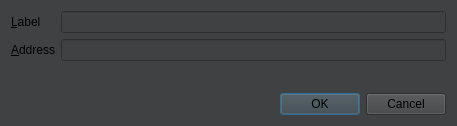
<?xml version="1.0" encoding="UTF-8"?>
<ui version="4.0">
 <class>EditAddressDialog</class>
 <widget class="QDialog" name="EditAddressDialog">
  <property name="geometry">
   <rect>
    <x>0</x>
    <y>0</y>
    <width>457</width>
    <height>126</height>
   </rect>
  </property>
  <property name="windowTitle">
   <string>Edit Address</string>
  </property>
  <property name="styleSheet">
   <string notr="true">background-color: rgb(64, 65, 66);</string>
  </property>
  <layout class="QVBoxLayout" name="verticalLayout">
   <item>
    <layout class="QFormLayout" name="formLayout">
     <property name="fieldGrowthPolicy">
      <enum>QFormLayout::AllNonFixedFieldsGrow</enum>
     </property>
     <item row="0" column="0">
      <widget class="QLabel" name="label">
       <property name="text">
        <string>&amp;Label</string>
       </property>
       <property name="buddy">
        <cstring>labelEdit</cstring>
       </property>
      </widget>
     </item>
     <item row="0" column="1">
      <widget class="QLineEdit" name="labelEdit">
       <property name="toolTip">
        <string>The label associated with this address list entry</string>
       </property>
      </widget>
     </item>
     <item row="1" column="0">
      <widget class="QLabel" name="label_2">
       <property name="text">
        <string>&amp;Address</string>
       </property>
       <property name="buddy">
        <cstring>addressEdit</cstring>
       </property>
      </widget>
     </item>
     <item row="1" column="1">
      <widget class="QValidatedLineEdit" name="addressEdit">
       <property name="toolTip">
        <string>The address associated with this address list entry. This can only be modified for sending addresses.</string>
       </property>
      </widget>
     </item>
    </layout>
   </item>
   <item>
    <widget class="QDialogButtonBox" name="buttonBox">
     <property name="orientation">
      <enum>Qt::Horizontal</enum>
     </property>
     <property name="standardButtons">
      <set>QDialogButtonBox::Cancel|QDialogButtonBox::Ok</set>
     </property>
    </widget>
   </item>
  </layout>
 </widget>
 <customwidgets>
  <customwidget>
   <class>QValidatedLineEdit</class>
   <extends>QLineEdit</extends>
   <header>qvalidatedlineedit.h</header>
  </customwidget>
 </customwidgets>
 <resources/>
 <connections>
  <connection>
   <sender>buttonBox</sender>
   <signal>accepted()</signal>
   <receiver>EditAddressDialog</receiver>
   <slot>accept()</slot>
   <hints>
    <hint type="sourcelabel">
     <x>20</x>
     <y>20</y>
    </hint>
    <hint type="destinationlabel">
     <x>20</x>
     <y>20</y>
    </hint>
   </hints>
  </connection>
  <connection>
   <sender>buttonBox</sender>
   <signal>rejected()</signal>
   <receiver>EditAddressDialog</receiver>
   <slot>reject()</slot>
   <hints>
    <hint type="sourcelabel">
     <x>20</x>
     <y>20</y>
    </hint>
    <hint type="destinationlabel">
     <x>20</x>
     <y>20</y>
    </hint>
   </hints>
  </connection>
 </connections>
</ui>
